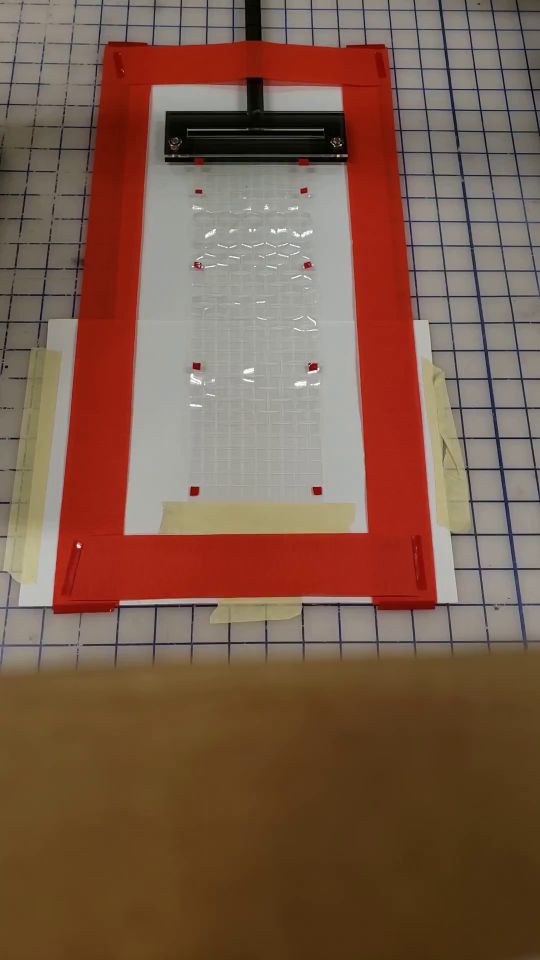
#> input picture frame 123 of videos/20201129_175047_mylar_test3.mp4, 1080 x 1920 px (shown at 1/2 size)
$ python parse_video.py
#> lines starting #> are read from the running program, lines starting #| are printed output that depends on the picture
import cv2
import numpy as np
import csv

# Create a black image and a window
windowName = 'MouseCallback'
cv2.namedWindow(windowName)
cv2.moveWindow(windowName, 40, 30)  # Move it to (40,30)

# img = cv2.imread("./images/Half Locked Towards.jpg")
img = None

lst = []
basePt = []
lastPt = []
distances = []
H = None
homographyFinished = False
drawing = False
h = 0
w = 0

def distance_bottom_left(img, pt):
    h, w = np.shape(img)[:2]
    return np.linalg.norm(np.array([0, h]) - pt)

def distance_bottom_right(img, pt):
    h, w = np.shape(img)[:2]
    return np.linalg.norm(np.array([w, h]) - pt)

def sort_bottom_left_CCW(image, cnt):
    if len(cnt) == 0:
        return []
    return np.array([min(cnt, key=lambda pt: distance_bottom_left(image, pt)),
            min(cnt, key=lambda pt: distance_bottom_right(image, pt)),
            max(cnt, key=lambda pt: distance_bottom_left(image, pt)),
            max(cnt, key=lambda pt: distance_bottom_right(image, pt))])

def CallBackFunc(event, x, y, flags, param):
    global img, lst, homographyFinished, drawing, h, w
    if event == cv2.EVENT_LBUTTONDOWN:
        if homographyFinished:
            real_H, real_W = 21*2.54, 11*2.54 #52.2, 26.8 # cm
            x = x*real_W/w
            y = y*real_H/h
        lst.append((x, y))
        print(x, y, lst)

    if len(lst) == 4 and not homographyFinished:
        global H, basePt
        h, w, _ = np.shape(img)
        ptsA = sort_bottom_left_CCW(img, lst[:4])
        ptsB = np.array([[0, h], [w, h], [w, 0], [0, 0]])

        (H, mask) = cv2.findHomography(ptsA, ptsB, method=cv2.RANSAC)
        img = cv2.warpPerspective(img, H, (w, h))
        cv2.imshow(windowName, img)
        lst = []
        homographyFinished = True

# bind the callback function to window
cv2.setMouseCallback(windowName, CallBackFunc)

def main():
    vid = cv2.VideoCapture('videos/20201129_175047_mylar_test3.mp4')

    currentFrame = 0
    global img
    skip = 3
    while (vid.isOpened()):
        ret, img = vid.read()
#> img is the input picture: shape (1920, 1080, 3); mean B, G, R 74.2, 91.7, 123.7
        if (currentFrame % skip != 0):
            currentFrame += 1
            continue
        # img = cv2.rotate(img, cv2.cv2.ROTATE_90_CLOCKWISE)
        # img = cv2.cvtColor(img, cv2.COLOR_BGR2RGB)
        print('Frame', currentFrame)
        img = cv2.resize(img, (0, 0), fx=0.4, fy=0.4)
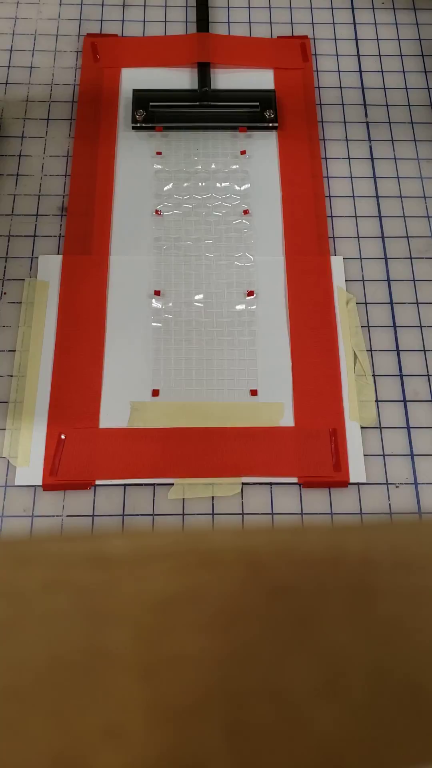
#> img: shape (768, 432, 3); mean B, G, R 74.2, 91.7, 123.7
        if homographyFinished:
            img = cv2.warpPerspective(img, H, (w, h))

        cv2.imshow(windowName, img)
        key_input = cv2.waitKey(0) & 0xFF
#> (key q is pressed here)
        if key_input == 27 or key_input == ord('q'):  # escape or q
            break
        elif key_input == ord('n'):  # N
            global lst, basePt, lastPt, distances
            if len(lst) == 2:
                basePt = lst[0]
                distance = np.linalg.norm([lst[1][0] - basePt[0], lst[1][1] - basePt[1]])
                distances.append([currentFrame / 30., distance])
                lastPt = lst[1]
                lst = []
            elif len(lst) == 1:
                distance = np.linalg.norm([lst[0][0] - basePt[0], lst[0][1] - basePt[1]])
                distances.append([currentFrame / 30., distance])
                lastPt = lst[0]
                lst = []
            elif len(lst) == 0:
                distance = np.linalg.norm([lastPt[0] - basePt[0], lastPt[1] - basePt[1]])
                distances.append([currentFrame / 30., distance])
            print(distance)

        elif key_input == ord('s'):
            # field names
            print(distances)
            fields = ['Time (s)', 'Distance (cm)']

            # name of csv file
            filename = "t_vs_x_mylar.csv"

            # writing to csv file
            with open(filename, 'w') as csvfile:
                # creating a csv writer object
                csvwriter = csv.writer(csvfile)

                # writing the fields
                csvwriter.writerow(fields)

                # writing the data rows
                csvwriter.writerows(distances)

        currentFrame += 1

    cv2.destroyAllWindows()

if __name__ == "__main__":
    main()

$ run again, starting later in the video
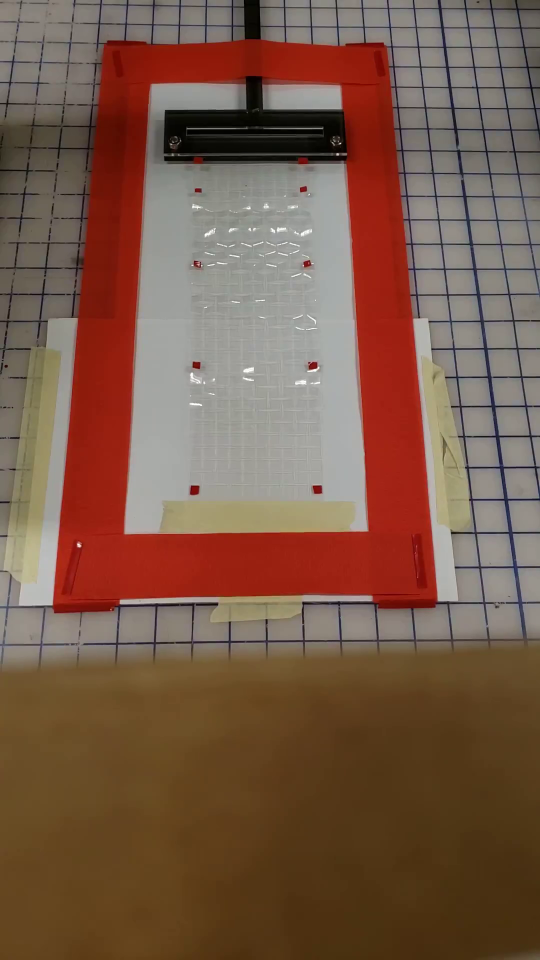
#> input picture frame 556 of videos/20201129_175047_mylar_test3.mp4, 1080 x 1920 px (shown at 1/2 size)
#> in main, img is the input picture: shape (1920, 1080, 3); mean B, G, R 73.2, 90.2, 121.3
#> in main, `img = cv2.resize(img, (0, 0), fx=0.4, fy=0.4)`:
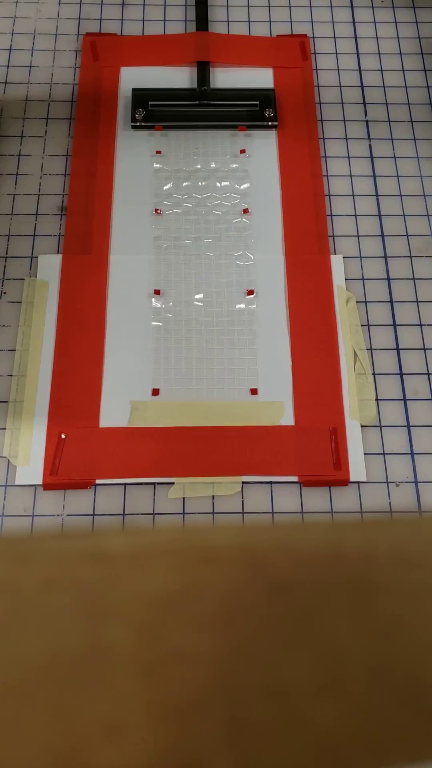
#> img: shape (768, 432, 3); mean B, G, R 73.2, 90.2, 121.3

$ run again, starting later in the video
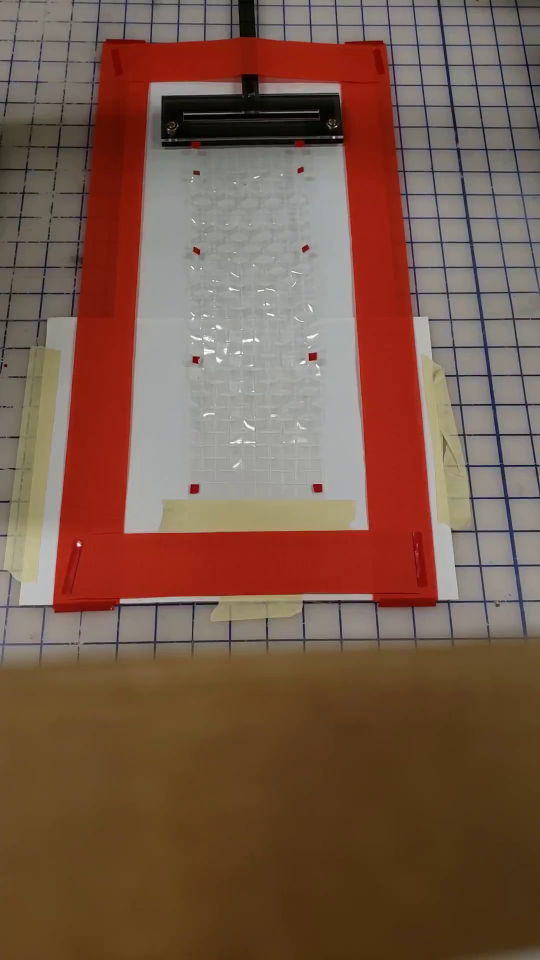
#> input picture frame 989 of videos/20201129_175047_mylar_test3.mp4, 1080 x 1920 px (shown at 1/2 size)
#> in main, img is the input picture: shape (1920, 1080, 3); mean B, G, R 73.8, 89.9, 121
#> in main, `img = cv2.resize(img, (0, 0), fx=0.4, fy=0.4)`:
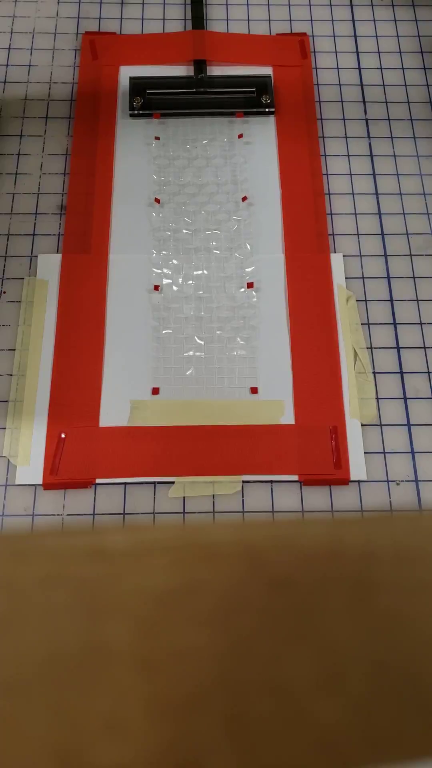
#> img: shape (768, 432, 3); mean B, G, R 73.7, 89.9, 121
